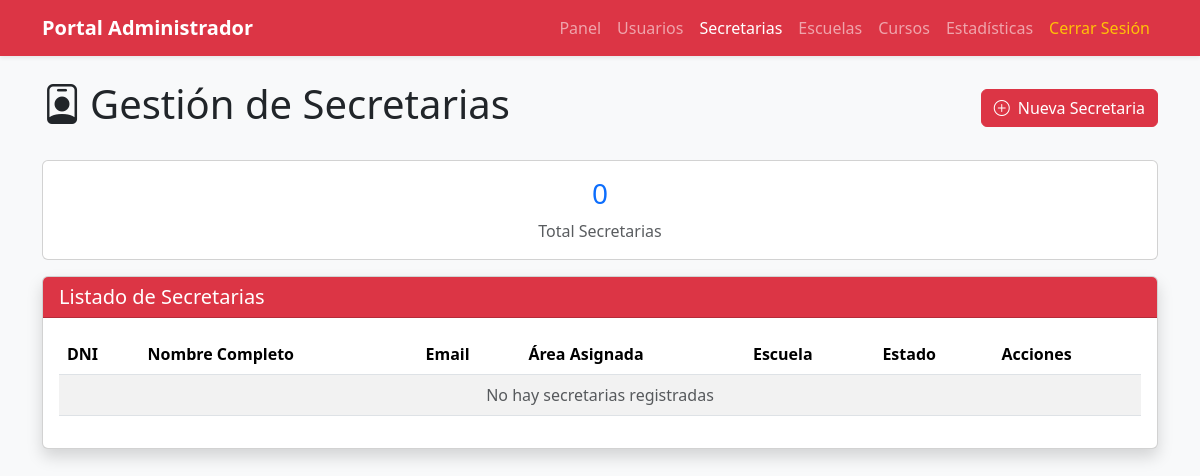
/gestion/secretarias/ (signed in), run on an earlier commit of the app's database.
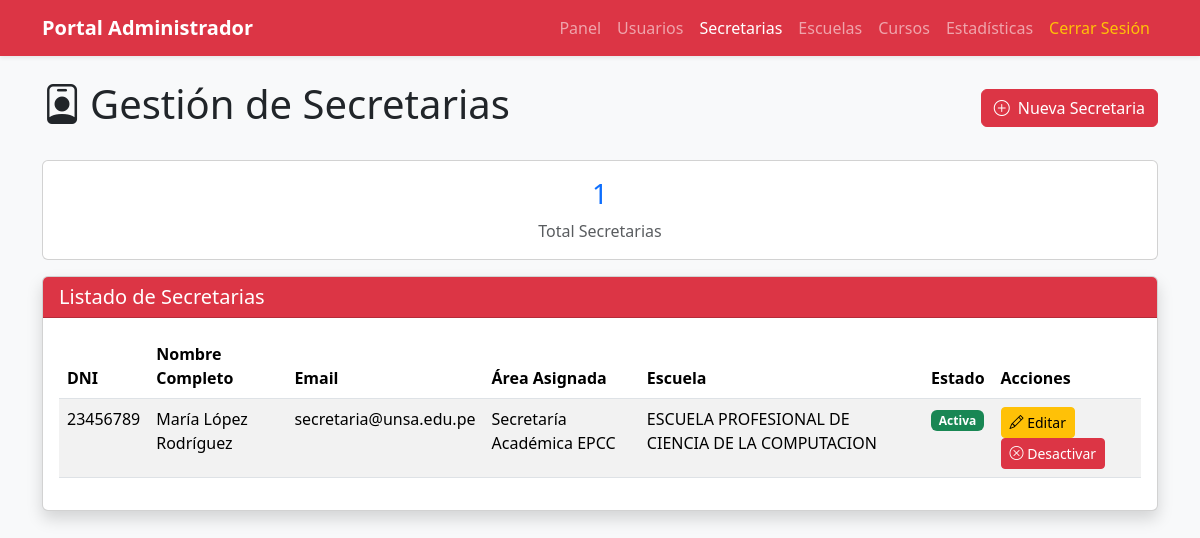
And on a later commit of the database.
### app/models/usuario/models.py (models this page shows, shortened)
class Secretaria(models.Model):
    usuario = models.OneToOneField(
        Usuario,
        on_delete=models.CASCADE,
        primary_key=True,
        related_name='secretaria'
    )
    area_asignada = models.CharField(max_length=100)
    escuela = models.ForeignKey(
        Escuela,
        on_delete=models.PROTECT,
        related_name='secretarias',
        null=True,
        blank=True
    )
    class Meta:
        db_table = 'secretaria'
        verbose_name = 'Secretaria'
        verbose_name_plural = 'Secretarias'

class Usuario(AbstractBaseUser, PermissionsMixin):
    codigo = models.CharField(max_length=20, unique=True, primary_key=True)
    nombres = models.CharField(max_length=100)
    apellidos = models.CharField(max_length=100)
    email = models.EmailField(unique=True, validators=[EmailValidator()])
    telefono = models.CharField(max_length=20, blank=True, null=True)
    dni = models.CharField(
        max_length=8,
        unique=True,
        validators=[RegexValidator(regex=r'^\d{8}$', message='DNI debe tener 8 dígitos')]
    )
    tipo_usuario = models.ForeignKey(
        TipoUsuario,
        on_delete=models.PROTECT,
        related_name='usuarios'
    )
    estado_cuenta = models.ForeignKey(
        EstadoCuenta,
        on_delete=models.PROTECT,
        related_name='usuarios',
        default='ACTIVO'
    )
    permisos_usuario = models.ManyToManyField(
        Permiso,
        related_name='usuarios',
        blank=True
    )
    fecha_registro = models.DateTimeField(auto_now_add=True)
    fecha_actualizacion = models.DateTimeField(auto_now=True)
    ultimo_acceso = models.DateTimeField(null=True, blank=True)
    direccion_ip_ultimo_acceso = models.GenericIPAddressField(null=True, blank=True)
    is_active = models.BooleanField(default=True)
    is_staff = models.BooleanField(default=False)
    is_superuser = models.BooleanField(default=False)
    objects = UsuarioManager()
    USERNAME_FIELD = 'email'
    REQUIRED_FIELDS = ['codigo', 'nombres', 'apellidos', 'dni']
    class Meta:
        db_table = 'usuario'
        verbose_name = 'Usuario'
        verbose_name_plural = 'Usuarios'
        ordering = ['apellidos', 'nombres']
    @property
    def nombre_completo(self):
        return f"{self.nombres} {self.apellidos}"

class Escuela(models.Model):
    codigo = models.CharField(max_length=20, unique=True, primary_key=True)
    nombre = models.CharField(max_length=200)
    facultad = models.CharField(max_length=200, blank=True, null=True)
    descripcion = models.TextField(blank=True, null=True)
    is_active = models.BooleanField(default=True)
    class Meta:
        db_table = 'escuela'
        verbose_name = 'Escuela'
        verbose_name_plural = 'Escuelas'

### app/models/usuario/admin_views.py (the view)
# urls.py: path('gestion/secretarias/', admin_views.listar_secretarias, name='listar_secretarias'),
@never_cache
@login_required
def listar_secretarias(request):
    if not hasattr(request.user, 'tipo_usuario'):
        messages.error(request, 'No tiene permisos para acceder a esta página.')
        return redirect('login')
    tipo = request.user.tipo_usuario.nombre
    if tipo != 'Administrador':
        messages.error(request, 'Solo administradores pueden gestionar secretarias.')
        return redirect('login')
    from app.models.usuario.models import Secretaria
    secretarias = Secretaria.objects.select_related(
        'usuario', 'escuela'
    ).order_by('usuario__apellidos')
    context = {
        'usuario': request.user,
        'secretarias': secretarias,
        'total': secretarias.count(),
    }
    return render(request, 'admin/listar_secretarias.html', context)

### Templates/admin/listar_secretarias.html (shortened to what this page needs)
<!doctype html>
<html lang="es">
<head>
    <link href="https://cdn.jsdelivr.net/npm/bootstrap@5.3.2/dist/css/bootstrap.min.css" rel="stylesheet">
    <link rel="stylesheet" href="https://cdn.jsdelivr.net/npm/bootstrap-icons@1.11.1/font/bootstrap-icons.css">
</head>
<body class="bg-light">
    <nav class="navbar navbar-expand-lg navbar-dark bg-danger shadow-sm">
        <div class="container">
            <a class="navbar-brand fw-bold" href="{% url 'admin_dashboard' %}">Portal Administrador</a>
            <div class="collapse navbar-collapse">
                <ul class="navbar-nav ms-auto">
                    <li class="nav-item"><a class="nav-link" href="{% url 'admin_dashboard' %}">Panel</a></li>
                    <li class="nav-item"><a class="nav-link" href="{% url 'listar_usuarios' %}">Usuarios</a></li>
                    <li class="nav-item"><a class="nav-link active" href="{% url 'listar_secretarias' %}">Secretarias</a></li>
                    <li class="nav-item"><a class="nav-link" href="{% url 'listar_escuelas' %}">Escuelas</a></li>
                    <li class="nav-item"><a class="nav-link" href="{% url 'listar_cursos' %}">Cursos</a></li>
                    <li class="nav-item"><a class="nav-link" href="{% url 'estadisticas_generales' %}">Estadísticas</a></li>
                    <li class="nav-item"><a class="nav-link text-warning" href="{% url 'logout' %}">Cerrar Sesión</a></li>
                </ul>
            </div>
        </div>
    </nav>
    <main class="container mt-4 mb-5">
        <div class="d-flex justify-content-between align-items-center mb-4">
            <h1><i class="bi bi-person-badge me-2"></i>Gestión de Secretarias</h1>
            <a href="{% url 'crear_secretaria' %}" class="btn btn-danger">
                <i class="bi bi-plus-circle me-2"></i>Nueva Secretaria
            </a>
        </div>
        <div class="row mb-3">
            <div class="col-md-12">
                <div class="card text-center">
                    <div class="card-body">
                        <h3 class="text-primary">{{ total }}</h3>
                        <p class="text-muted mb-0">Total Secretarias</p>
                    </div>
                </div>
            </div>
        </div>
        <div class="card shadow">
            <div class="card-header bg-danger text-white">
                <h5 class="mb-0">Listado de Secretarias</h5>
            </div>
            <div class="card-body">
                <table class="table table-striped table-hover">
                    <thead>
                        <tr>
                            <th>DNI</th>
                            <th>Nombre Completo</th>
                            <th>Email</th>
                            <th>Área Asignada</th>
                            <th>Escuela</th>
                            <th>Estado</th>
                            <th>Acciones</th>
                        </tr>
                    </thead>
                    <tbody>
                        {% for secretaria in secretarias %}
                        <tr>
                            <td>{{ secretaria.usuario.dni }}</td>
                            <td>{{ secretaria.usuario.nombre_completo }}</td>
                            <td>{{ secretaria.usuario.email }}</td>
                            <td>{{ secretaria.area_asignada }}</td>
                            <td>{{ secretaria.escuela.nombre|default:"Sin asignar" }}</td>
                            <td>
                                {% if secretaria.usuario.is_active %}
                                    <span class="badge bg-success">Activa</span>
                                {% else %}
                                    <span class="badge bg-danger">Inactiva</span>
                                {% endif %}
                            </td>
                            <td>
                                <a href="{% url 'editar_secretaria' secretaria.usuario.codigo %}" class="btn btn-sm btn-warning">
                                    <i class="bi bi-pencil"></i> Editar
                                </a>
                                <button class="btn btn-sm {% if secretaria.usuario.is_active %}btn-danger{% else %}btn-success{% endif %} toggle-secretaria"
                                        data-codigo="{{ secretaria.usuario.codigo }}"
                                        data-estado="{{ secretaria.usuario.is_active }}">
                                    <i class="bi {% if secretaria.usuario.is_active %}bi-x-circle{% else %}bi-check-circle{% endif %}"></i>
                                    {% if secretaria.usuario.is_active %}Desactivar{% else %}Activar{% endif %}
                                </button>
                            </td>
                        </tr>
                        {% empty %}
                        <tr>
                            <td colspan="7" class="text-center text-muted">No hay secretarias registradas</td>
                        </tr>
                        {% endfor %}
                    </tbody>
                </table>
            </div>
        </div>
    </main>
</body>
</html>

What changed in the data, as far as the page shows it:
added Secretaria: usuario.dni "23456789", usuario.nombre_completo "María López Rodríguez", usuario.email "secretaria@unsa.edu.pe", area_asignada "Secretaría Académica EPCC", escuela.nombre "ESCUELA PROFESIONAL DE CIENCIA DE LA COMPUTACION", shows "Activa", shows "Desactivar"
Also different on the page:
{{ total }}: "0" → "1"
text no longer shown: "No hay secretarias registradas"
